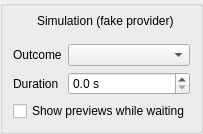
       <widget class="QGroupBox" name="simulationBox">
        <property name="title">
         <string />
        </property>
        <property name="role" stdset="0">
         <string>sectionCard</string>
        </property>
        <property name="accessibleName">
         <string>Simulation (fake provider)</string>
        </property>
        <layout class="QVBoxLayout" name="simulationBoxCardLayout">
         <property name="leftMargin">
          <number>0</number>
         </property>
         <property name="topMargin">
          <number>0</number>
         </property>
         <property name="rightMargin">
          <number>0</number>
         </property>
         <property name="bottomMargin">
          <number>0</number>
         </property>
         <property name="spacing">
          <number>0</number>
         </property>
         <item>
          <widget class="QFrame" name="simulationBoxHeader">
           <property name="role" stdset="0">
            <string>sectionHeader</string>
           </property>
           <layout class="QHBoxLayout" name="simulationBoxHeaderLayout" stretch="0,1">
            <property name="leftMargin">
             <number>10</number>
            </property>
            <property name="topMargin">
             <number>7</number>
            </property>
            <property name="rightMargin">
             <number>10</number>
            </property>
            <property name="bottomMargin">
             <number>7</number>
            </property>
            <property name="spacing">
             <number>8</number>
            </property>
            <item>
             <widget class="QLabel" name="simulationBoxIcon">
              <property name="role" stdset="0">
               <string>sectionIcon</string>
              </property>
              <property name="iconKey" stdset="0">
               <string>flask-conical</string>
              </property>
              <property name="text">
               <string />
              </property>
              <property name="minimumSize">
               <size>
                <width>16</width>
                <height>16</height>
               </size>
              </property>
              <property name="maximumSize">
               <size>
                <width>16</width>
                <height>16</height>
               </size>
              </property>
             </widget>
            </item>
            <item>
             <widget class="QLabel" name="simulationBoxHeading">
              <property name="text">
               <string>Simulation (fake provider)</string>
              </property>
              <property name="textRole" stdset="0">
               <string>panelHeading</string>
              </property>
             </widget>
            </item>
           </layout>
          </widget>
         </item>
         <item>
          <widget class="QWidget" name="simulationBoxContents">
           <property name="role" stdset="0">
            <string>sectionContents</string>
           </property>
           <layout class="QFormLayout" name="simulationForm">
            <item row="0" column="0">
             <widget class="QLabel" name="simulationScenarioLabel">
              <property name="text">
               <string>Outcome</string>
              </property>
              <property name="textRole" stdset="0">
               <string>caption</string>
              </property>
             </widget>
            </item>
            <item row="0" column="1">
             <widget class="QComboBox" name="simulationScenarioCombo">
              <property name="accessibleName">
               <string>Simulated outcome</string>
              </property>
             </widget>
            </item>
            <item row="1" column="0">
             <widget class="QLabel" name="simulationDelayLabel">
              <property name="text">
               <string>Duration</string>
              </property>
              <property name="textRole" stdset="0">
               <string>caption</string>
              </property>
             </widget>
            </item>
            <item row="1" column="1">
             <widget class="QDoubleSpinBox" name="simulationDelaySpinBox">
              <property name="suffix">
               <string> s</string>
              </property>
              <property name="decimals">
               <number>1</number>
              </property>
              <property name="maximum">
               <double>60.000000000000000</double>
              </property>
              <property name="singleStep">
               <double>0.500000000000000</double>
              </property>
              <property name="toolTip">
               <string>How long the simulated generation takes. 0 is instant. Progress steps and Stop waiting need a duration above 0.</string>
              </property>
              <property name="accessibleName">
               <string>Simulated duration in seconds</string>
              </property>
             </widget>
            </item>
            <item row="2" column="0" colspan="2">
             <widget class="QCheckBox" name="simulationPreviewsCheck">
              <property name="text">
               <string>Show previews while waiting</string>
              </property>
              <property name="toolTip">
               <string>Emits preview images (never saved results) during the simulated duration.</string>
              </property>
             </widget>
            </item>
            <property name="leftMargin">
             <number>10</number>
            </property>
            <property name="topMargin">
             <number>8</number>
            </property>
            <property name="rightMargin">
             <number>10</number>
            </property>
            <property name="bottomMargin">
             <number>10</number>
            </property>
           </layout>
          </widget>
         </item>
        </layout>
       </widget>
